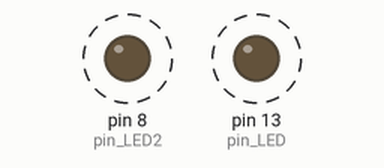
Bench run of a sketch on a simulated Arduino Uno, built with avr-gcc and run on an emulated ATmega328P. Parts: output pins drawn as LEDs (lit = HIGH). Dashed ring = blinking.

Above: at 0.2 s.
Timing chart, 0 to 4.6 s (numbered marks = the images above):
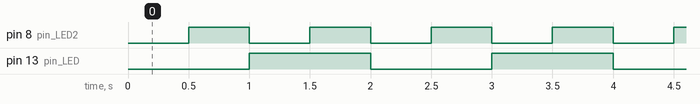

The sketch:

app.ino
```cpp
int pin_LED=13;
int pin_LED2=8;
boolean state1 = false;
boolean state2 = false;
unsigned long time_previous, time_current;
unsigned long time_previous2, time_current2;
unsigned long count = 0;
void blink_1000(){
    time_current=millis();\
    if(time_current - time_previous>=1000){
        time_previous=time_current;
        state1=!state1;
        digitalWrite(pin_LED,state1 );
    }
}
void blink_500(){
    time_current2=millis();
    if(time_current2 - time_previous2>=500){
        time_previous2=time_current2;
        state2=!state2;
        digitalWrite(pin_LED2,state2 );
    }
}
void setup(){
    Serial.begin(9600);
    pinMode(pin_LED,OUTPUT);
    pinMode(pin_LED2,OUTPUT);
    digitalWrite(pin_LED,LOW);
    digitalWrite(pin_LED2,LOW);
    time_previous=millis();
    time_previous2=millis();
}

void loop(){
    blink_1000();
    blink_500();
}
```

Measured:
- by itself, pin 8 (pin_LED2): alternates HIGH for 0.50 s and LOW for 0.50 s
- by itself, pin 13 (pin_LED): alternates HIGH for 1.0 s and LOW for 1.0 s
